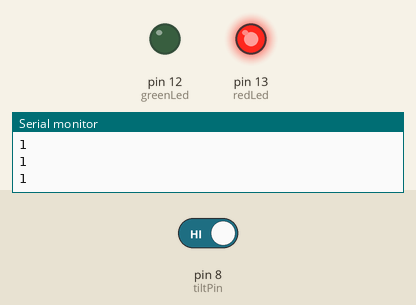
A sketch run on a simulated Arduino Uno, built with avr-gcc and run on an emulated ATmega328P. On the bench: output pins drawn as LEDs (lit = HIGH), the last lines printed to the serial monitor. Inputs (shaded band) come from the test bench; at power-on: pin 8 (tiltPin) HIGH.

Above: at 1.8 s.
1.9 s: pin 8 (tiltPin) driven LOW
At 3.2 s:
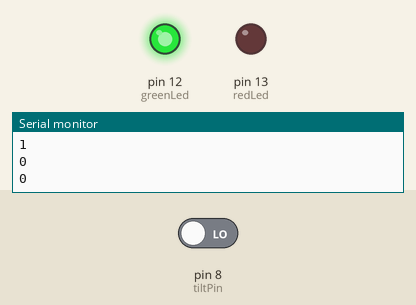
3.5 s: pin 8 (tiltPin) driven HIGH
At 4.5 s:
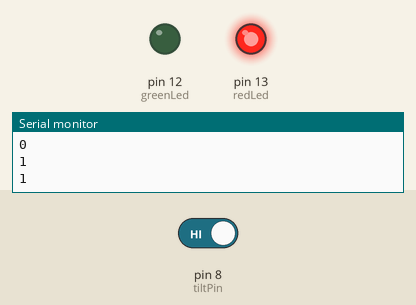
Timing chart, 0 to 6.5 s (numbered marks = the images above; inputs shaded):
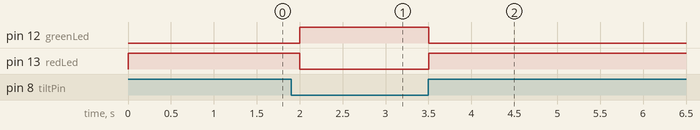

The sketch:

sketch_sep2b_using_tiltSwitchInDeterminingTilt.ino
```cpp
int redLed = 13;      //declare int for red led
int greenLed = 12;     //declare int for green led
int tiltPin = 8;       //declare int for tiltPin
int tiltVal;          //declare int for tilt value
int dt = 250;         //declare an int for delay time and set to a value in milliseconds

void setup() {
  Serial.begin(9600);          //start the serial monitor at a baud rate set to 9600

  pinMode(redLed, OUTPUT);       //set the red LED pin to output
  pinMode(greenLed, OUTPUT);       //set the green LED pin to output

  pinMode(tiltPin, INPUT);          //set the tiltpin to input
  digitalWrite(tiltPin, HIGH);      //write a 1 to the tiltpin in order to use the arduino internal pull up resistor

}

void loop() {
  tiltVal = digitalRead(tiltPin);      //read the value of tilt pin and store in the variable tiltvalue
  if (tiltVal==0){                   //start an if conditional statement
    digitalWrite(redLed, LOW);        //digital write to red LED pin
    digitalWrite(greenLed, HIGH);     //digital write to green LED pin
    delay(dt);                        //wait time
  }
  else{
    digitalWrite(redLed, HIGH);         //digital write to red LED pin
    digitalWrite(greenLed, LOW);         //digital write to green LED pin
    delay(dt);                            //wait time
  }
  Serial.println(tiltVal);                //write to tilt value
  delay(dt);

}
```

Measured:
- after the input at 1.9 s, pin 12 (greenLed): LOW → HIGH after 0.10 s; pin 13 (redLed): HIGH → LOW after 0.10 s
- after the input at 3.5 s, pin 12 (greenLed): HIGH → LOW at once; pin 13 (redLed): LOW → HIGH at once
